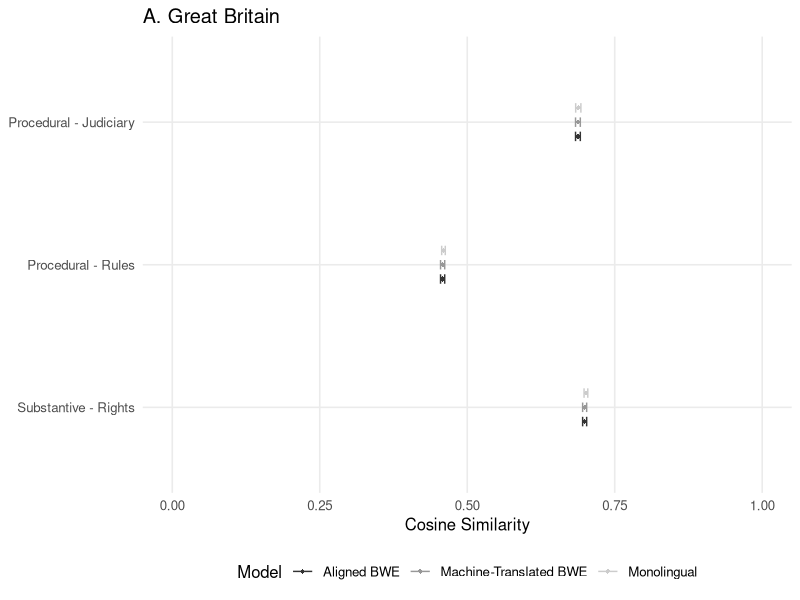
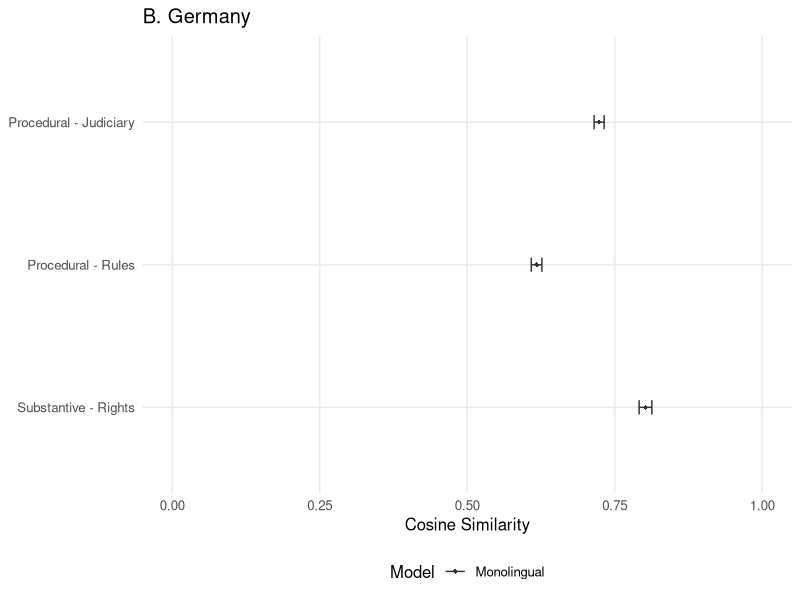
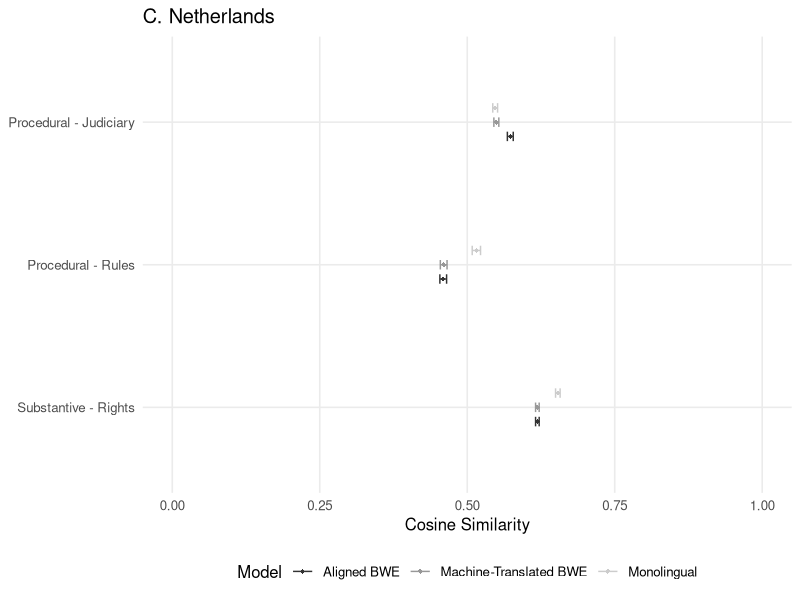
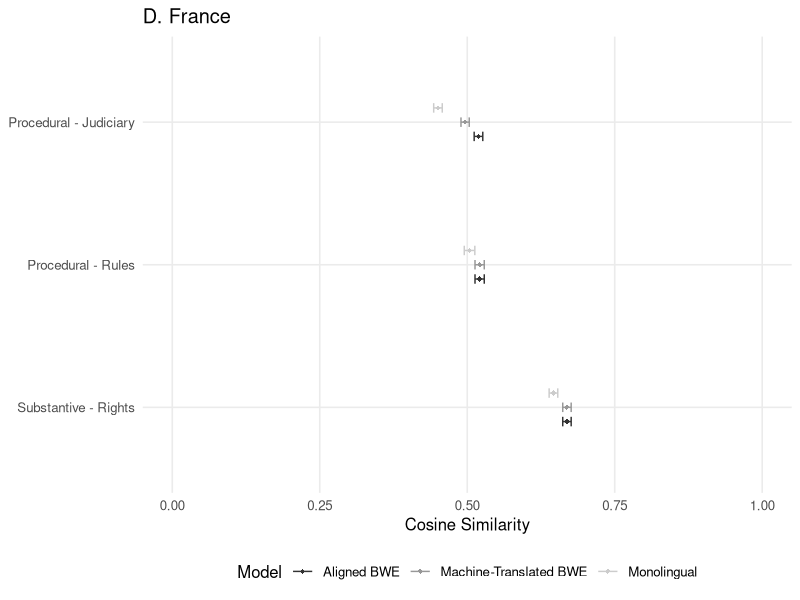
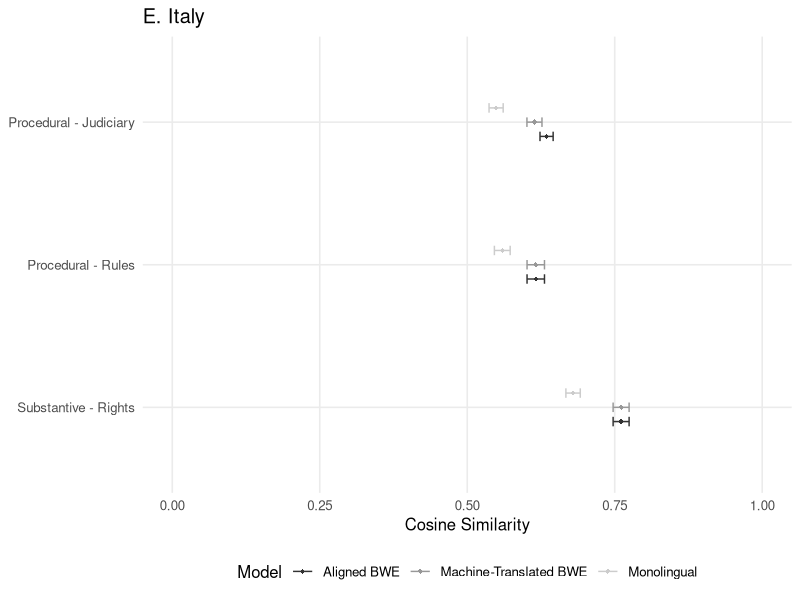
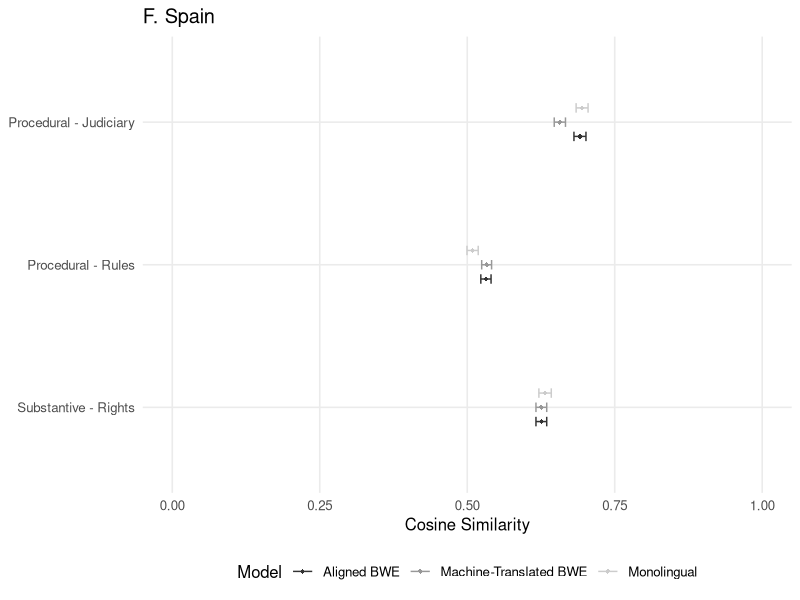
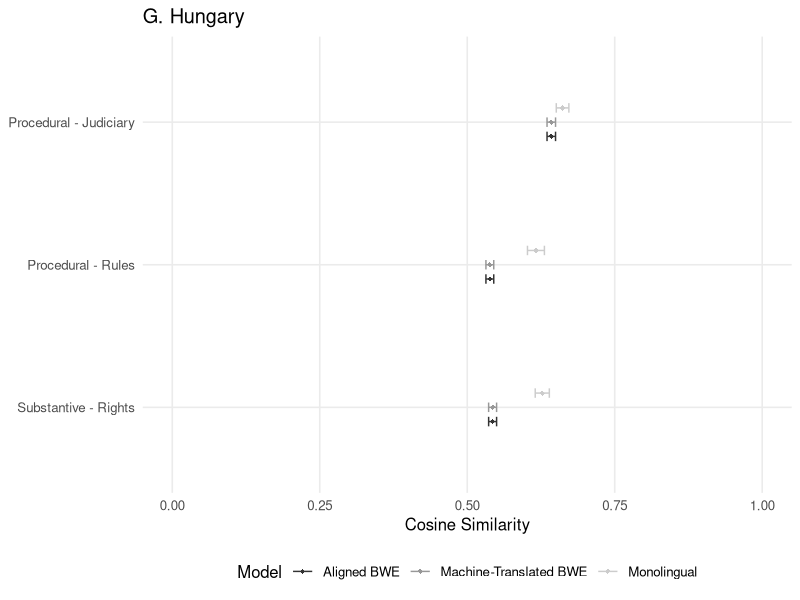
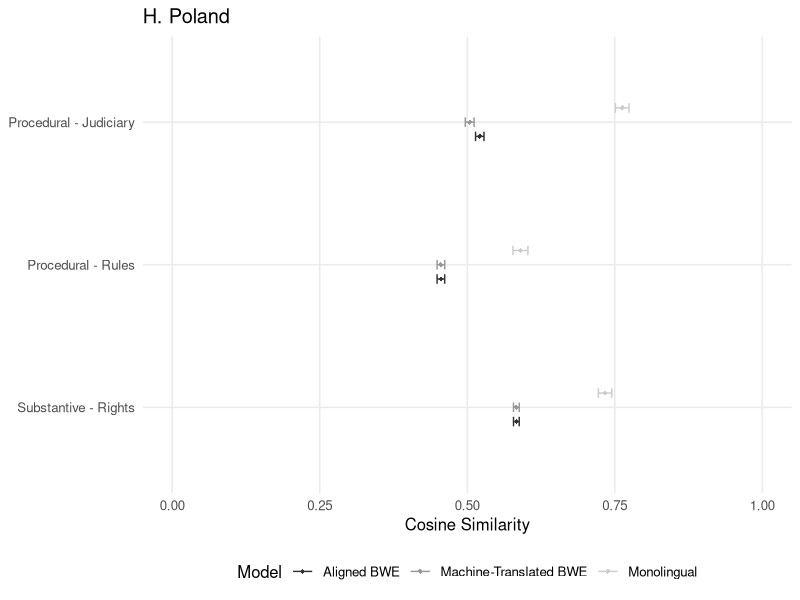

Recreate these plots in R, in order.
## Bastián González-Bustamante and Jaroslaw Kantorowicz
## Faculty of Governance and Global Affairs, Leiden University
## August 2024

## Packages
library(tidyverse)
library(ggplot2)

## Data
parlamint <- read.csv("data/tidy/summary_estimates_ParlaMint.csv", sep = ",", encoding = "UTF-8")
wjp <- read.csv("data/tidy/wjp_recalculations.csv", sep = ";")
bootstrap <- 30

## 95% CIs
parlamint$se <- parlamint$std / sqrt(bootstrap)
parlamint$lower_ci <- parlamint$cosine - 1.96 * parlamint$se
parlamint$upper_ci <- parlamint$cosine + 1.96 * parlamint$se

pdf("results/figures/crosslingual_Great_Britain.pdf", width = 6.826666666666667, height = 5.12)
png("results/figures/crosslingual_Great_Britain.png", width = (1024*2), height = (768*2), units = 'px', res = 300)
ggplot(aes(x = cosine, y = factor(cluster, levels = rev(levels(factor(cluster)))),
           color = model, group = model), data = subset(parlamint, country == "Great Britain" & cluster != "Substantive - Democracy")) +
  geom_errorbar(aes(xmin = lower_ci, xmax = upper_ci), width = 0.2, position = position_dodge(0.3)) +
  geom_point(shape = 18, size = 1.5, position = position_dodge(0.3)) + 
  scale_colour_grey(name = "Model") +
  theme_minimal(base_size = 12) + theme(legend.position = "bottom") +
  coord_cartesian(expand = TRUE, xlim = c(0, 1)) +
  theme(panel.grid.minor = element_blank()) +
  labs(y = NULL, x = "Cosine Similarity", title = "A. Great Britain", subtitle = NULL, caption = NULL)
dev.off()

pdf("results/figures/crosslingual_Germany.pdf", width = 6.826666666666667, height = 5.12)
png("results/figures/crosslingual_Germany.png", width = (1024*2), height = (768*2), units = 'px', res = 300)
ggplot(aes(x = cosine, y = factor(cluster, levels = rev(levels(factor(cluster)))),
           color = model, group = model), data = subset(parlamint, country == "Germany" & cluster != "Substantive - Democracy")) +
  geom_errorbar(aes(xmin = lower_ci, xmax = upper_ci), width = 0.1, position = position_dodge(0.3)) +
  geom_point(shape = 18, size = 1.5, position = position_dodge(0.3)) + 
  scale_colour_grey(name = "Model") +
  theme_minimal(base_size = 12) + theme(legend.position = "bottom") +
  coord_cartesian(expand = TRUE, xlim = c(0, 1)) +
  theme(panel.grid.minor = element_blank()) +
  labs(y = NULL, x = "Cosine Similarity", title = "B. Germany", subtitle = NULL, caption = NULL)
dev.off()

pdf("results/figures/crosslingual_Netherlands.pdf", width = 6.826666666666667, height = 5.12)
png("results/figures/crosslingual_Netherlands.png", width = (1024*2), height = (768*2), units = 'px', res = 300)
ggplot(aes(x = cosine, y = factor(cluster, levels = rev(levels(factor(cluster)))),
           color = model, group = model), data = subset(parlamint, country == "Netherlands" & cluster != "Substantive - Democracy")) +
  geom_errorbar(aes(xmin = lower_ci, xmax = upper_ci), width = 0.2, position = position_dodge(0.3)) +
  geom_point(shape = 18, size = 1.5, position = position_dodge(0.3)) + 
  scale_colour_grey(name = "Model") +
  theme_minimal(base_size = 12) + theme(legend.position = "bottom") +
  coord_cartesian(expand = TRUE, xlim = c(0, 1)) +
  theme(panel.grid.minor = element_blank()) +
  labs(y = NULL, x = "Cosine Similarity", title = "C. Netherlands", subtitle = NULL, caption = NULL)
dev.off()

pdf("results/figures/crosslingual_France.pdf", width = 6.826666666666667, height = 5.12)
png("results/figures/crosslingual_France.png", width = (1024*2), height = (768*2), units = 'px', res = 300)
ggplot(aes(x = cosine, y = factor(cluster, levels = rev(levels(factor(cluster)))),
           color = model, group = model), data = subset(parlamint, country == "France" & cluster != "Substantive - Democracy")) +
  geom_errorbar(aes(xmin = lower_ci, xmax = upper_ci), width = 0.2, position = position_dodge(0.3)) +
  geom_point(shape = 18, size = 1.5, position = position_dodge(0.3)) + 
  scale_colour_grey(name = "Model") +
  theme_minimal(base_size = 12) + theme(legend.position = "bottom") +
  coord_cartesian(expand = TRUE, xlim = c(0, 1)) +
  theme(panel.grid.minor = element_blank()) +
  labs(y = NULL, x = "Cosine Similarity", title = "D. France", subtitle = NULL, caption = NULL)
dev.off()

pdf("results/figures/crosslingual_Italy.pdf", width = 6.826666666666667, height = 5.12)
png("results/figures/crosslingual_Italy.png", width = (1024*2), height = (768*2), units = 'px', res = 300)
ggplot(aes(x = cosine, y = factor(cluster, levels = rev(levels(factor(cluster)))),
           color = model, group = model), data = subset(parlamint, country == "Italy" & cluster != "Substantive - Democracy")) +
  geom_errorbar(aes(xmin = lower_ci, xmax = upper_ci), width = 0.2, position = position_dodge(0.3)) +
  geom_point(shape = 18, size = 1.5, position = position_dodge(0.3)) + 
  scale_colour_grey(name = "Model") +
  theme_minimal(base_size = 12) + theme(legend.position = "bottom") +
  coord_cartesian(expand = TRUE, xlim = c(0, 1)) +
  theme(panel.grid.minor = element_blank()) +
  labs(y = NULL, x = "Cosine Similarity", title = "E. Italy", subtitle = NULL, caption = NULL)
dev.off()

pdf("results/figures/crosslingual_Spain.pdf", width = 6.826666666666667, height = 5.12)
png("results/figures/crosslingual_Spain.png", width = (1024*2), height = (768*2), units = 'px', res = 300)
ggplot(aes(x = cosine, y = factor(cluster, levels = rev(levels(factor(cluster)))),
           color = model, group = model), data = subset(parlamint, country == "Spain" & cluster != "Substantive - Democracy")) +
  geom_errorbar(aes(xmin = lower_ci, xmax = upper_ci), width = 0.2, position = position_dodge(0.3)) +
  geom_point(shape = 18, size = 1.5, position = position_dodge(0.3)) + 
  scale_colour_grey(name = "Model") +
  theme_minimal(base_size = 12) + theme(legend.position = "bottom") +
  coord_cartesian(expand = TRUE, xlim = c(0, 1)) +
  theme(panel.grid.minor = element_blank()) +
  labs(y = NULL, x = "Cosine Similarity", title = "F. Spain", subtitle = NULL, caption = NULL)
dev.off()

pdf("results/figures/crosslingual_Hungary.pdf", width = 6.826666666666667, height = 5.12)
png("results/figures/crosslingual_Hungary.png", width = (1024*2), height = (768*2), units = 'px', res = 300)
ggplot(aes(x = cosine, y = factor(cluster, levels = rev(levels(factor(cluster)))),
           color = model, group = model), data = subset(parlamint, country == "Hungary" & cluster != "Substantive - Democracy")) +
  geom_errorbar(aes(xmin = lower_ci, xmax = upper_ci), width = 0.2, position = position_dodge(0.3)) +
  geom_point(shape = 18, size = 1.5, position = position_dodge(0.3)) + 
  scale_colour_grey(name = "Model") +
  theme_minimal(base_size = 12) + theme(legend.position = "bottom") +
  coord_cartesian(expand = TRUE, xlim = c(0, 1)) +
  theme(panel.grid.minor = element_blank()) +
  labs(y = NULL, x = "Cosine Similarity", title = "G. Hungary", subtitle = NULL, caption = NULL)
dev.off()

pdf("results/figures/crosslingual_Poland.pdf", width = 6.826666666666667, height = 5.12)
png("results/figures/crosslingual_Poland.png", width = (1024*2), height = (768*2), units = 'px', res = 300)
ggplot(aes(x = cosine, y = factor(cluster, levels = rev(levels(factor(cluster)))),
           color = model, group = model), data = subset(parlamint, country == "Poland" & cluster != "Substantive - Democracy")) +
  geom_errorbar(aes(xmin = lower_ci, xmax = upper_ci), width = 0.2, position = position_dodge(0.3)) +
  geom_point(shape = 18, size = 1.5, position = position_dodge(0.3)) + 
  scale_colour_grey(name = "Model") +
  theme_minimal(base_size = 12) + theme(legend.position = "bottom") +
  coord_cartesian(expand = TRUE, xlim = c(0, 1)) +
  theme(panel.grid.minor = element_blank()) +
  labs(y = NULL, x = "Cosine Similarity", title = "H. Poland", subtitle = NULL, caption = NULL)
dev.off()

pdf("results/figures/crosslingual_judiciary.pdf", width = 6.826666666666667, height = 5.12)
png("results/figures/crosslingual_judiciary.png", width = (1024*2), height = (768*2), units = 'px', res = 300)
ggplot(aes(x = cosine, y = factor(country, levels = rev(levels(factor(country)))), color = model, group = model), 
       data = subset(parlamint, cluster == "Procedural - Judiciary")) +
  geom_errorbar(aes(xmin = lower_ci, xmax = upper_ci), width = 0.2, position = position_dodge(0.8)) +
  geom_point(shape = 18, size = 2, position = position_dodge(0.8)) + 
  scale_colour_grey(name = "Model") +
  theme_minimal(base_size = 12) + theme(legend.position = "bottom") +
  coord_cartesian(expand = TRUE, xlim = c(0, 1)) +
  theme(panel.grid.minor = element_blank()) +
  labs(y = NULL, x = "Cosine Similarity", title = NULL, subtitle = NULL, caption = NULL)
dev.off()

pdf("results/figures/crosslingual_rules.pdf", width = 6.826666666666667, height = 5.12)
png("results/figures/crosslingual_rules.png", width = (1024*2), height = (768*2), units = 'px', res = 300)
ggplot(aes(x = cosine, y = factor(country, levels = rev(levels(factor(country)))), color = model, group = model), 
       data = subset(parlamint, cluster == "Procedural - Rules")) +
  geom_errorbar(aes(xmin = lower_ci, xmax = upper_ci), width = 0.2, position = position_dodge(0.8)) +
  geom_point(shape = 18, size = 2, position = position_dodge(0.8)) + 
  scale_colour_grey(name = "Model") +
  theme_minimal(base_size = 12) + theme(legend.position = "bottom") +
  coord_cartesian(expand = TRUE, xlim = c(0, 1)) +
  theme(panel.grid.minor = element_blank()) +
  labs(y = NULL, x = "Cosine Similarity", title = NULL, subtitle = NULL, caption = NULL)
dev.off()

pdf("results/figures/crosslingual_rights.pdf", width = 6.826666666666667, height = 5.12)
png("results/figures/crosslingual_rights.png", width = (1024*2), height = (768*2), units = 'px', res = 300)
ggplot(aes(x = cosine, y = factor(country, levels = rev(levels(factor(country)))), color = model, group = model), 
       data = subset(parlamint, cluster == "Substantive - Rights")) +
  geom_errorbar(aes(xmin = lower_ci, xmax = upper_ci), width = 0.2, position = position_dodge(0.8)) +
  geom_point(shape = 18, size = 2, position = position_dodge(0.8)) + 
  scale_colour_grey(name = "Model") +
  theme_minimal(base_size = 12) + theme(legend.position = "bottom") +
  coord_cartesian(expand = TRUE, xlim = c(0, 1)) +
  theme(panel.grid.minor = element_blank()) +
  labs(y = NULL, x = "Cosine Similarity", title = NULL, subtitle = NULL, caption = NULL)
dev.off()

## Recoding WJP
wjp$constraints <- as.numeric(str_replace_all(wjp$Factor.1..Constraints.on.Government.Powers, ",", "."))
wjp$corruption <- as.numeric(str_replace_all(wjp$Factor.2..Absence.of.Corruption, ",", "."))
wjp$open_government <- as.numeric(str_replace_all(wjp$Factor.3..Open.Government, ",", "."))
wjp$rights <- as.numeric(str_replace_all(wjp$Factor.4..Fundamental.Rights, ",", "."))
wjp$security <- as.numeric(str_replace_all(wjp$Factor.5..Order.and.Security, ",", "."))
wjp$regulations <- as.numeric(str_replace_all(wjp$Factor.6..Regulatory.Enforcement, ",", "."))
wjp$civil_justice <- as.numeric(str_replace_all(wjp$Factor.7..Civil.Justice, ",", "."))
wjp$criminal_justice <- as.numeric(str_replace_all(wjp$Factor.8..Criminal.Justice, ",", "."))
wjp <- wjp %>% mutate(justice = (criminal_justice + civil_justice)/2)
wjp$WJP <- as.numeric(str_replace_all(wjp$WJP.Rule.of.Law.Index..Overall.Score, ",", "."))

wjp$constraints_weight <- 0.38/3.22 ## accountability 0.1180124
wjp$corruption_weight <- 0.46/3.22 ## corruption 0.1428571
wjp$open_government_weight <- 0.39/3.22 ## open government 0.121118
wjp$human_rights_weight <- 0.61/3.22 ## human rights 0.189441
wjp$security_weight <- 0.39/3.22 ## security 0.121118
wjp$regulations_weight <- 0.33/3.22 ## regulations 0.1024845
wjp$justice_weight <- 0.66/3.22 ## judicial independence 0.2049689

wjp <- wjp %>% mutate(WJP_Recalculated = constraints_weight*constraints +
                        corruption_weight * corruption +
                        open_government_weight * open_government +
                        human_rights_weight * rights +
                        security_weight * security +
                        regulations_weight * regulations +
                        justice_weight * justice)

wjp <- wjp %>% mutate(WJP_difference = abs(WJP - WJP_Recalculated))

wjp_order <- wjp %>% arrange(desc(WJP_difference))

wjp_selected <- wjp %>% filter(Country.Code == "POL" | 
                                 Country.Code == "HUN" | 
                                 Country.Code == "ITA" | 
                                 Country.Code == "FRA" | 
                                 Country.Code == "DEU" | 
                                 Country.Code == "ESP" | 
                                 Country.Code == "NLD" | 
                                 Country.Code == "GBR")

wjp_selected <- wjp_selected[order(-wjp_selected$WJP),]

wjp_selected <- wjp_selected %>% arrange(desc(WJP))

pdf("results/figures/recalculation_main.pdf", width = 6.826666666666667, height = 5.12)
png("results/figures/recalculation_main.png", width = (1024*2), height = (768*2), units = 'px', res = 300)
ggplot(wjp_selected, aes(y = reorder(Country.Code, WJP))) +
  geom_segment(aes(yend = Country.Code, x = WJP, xend = WJP_Recalculated)) +
  geom_point(aes(x = WJP, color = "WJP"), size = 3) + 
  geom_point(aes(x = WJP_Recalculated, color = "WJP Recalculated"), size = 4, shape = 18, alpha = 0.7) +  
  scale_colour_manual(name = NULL,  values = c("WJP Recalculated" = "black", "WJP" = "grey")) +
  theme_minimal(base_size = 12) + 
  theme(legend.position = "bottom") +
  coord_cartesian(expand = TRUE, xlim = c(0, 1)) + 
  theme(panel.grid.minor = element_blank()) +
  labs(y = NULL, x = "Rule of Law Index", title = NULL, subtitle = NULL, caption = NULL) +
  scale_y_discrete(labels = c("NLD" = "Netherlands", "DEU" = "Germany", "GBR" = "Great Britain",
                              "FRA" = "France", "ESP" = "Spain", "ITA" = "Italy", "POL" = "Poland",
                              "HUN" = "Hungary"))
dev.off()

pdf("results/figures/recalculation_addition.pdf", width = 6.826666666666667, height = 5.12)
png("results/figures/recalculation_addition.png", width = (1024*2), height = (768*2), units = 'px', res = 300)
ggplot(wjp_order[c(1:10),], aes(y = reorder(Country.Code, WJP))) +
  geom_segment(aes(yend = Country.Code, x = WJP, xend = WJP_Recalculated)) +
  geom_point(aes(x = WJP, color = "WJP"), size = 3) + 
  geom_point(aes(x = WJP_Recalculated, color = "WJP Recalculated"), size = 4, shape = 18, alpha = 0.7) +  
  scale_colour_manual(name = NULL,  values = c("WJP Recalculated" = "black", "WJP" = "grey")) +
  theme_minimal(base_size = 12) + 
  theme(legend.position = "bottom") +
  coord_cartesian(expand = TRUE, xlim = c(0, 1)) + 
  theme(panel.grid.minor = element_blank()) +
  labs(y = NULL, x = "Rule of Law Index", title = NULL, subtitle = NULL, caption = NULL) +
  scale_y_discrete(labels = c("PRT" = "Portugal", "CRI" = "Costa Rica", "ARE" = "United Arab Emirates",
                              "HRV" = "Croatia", "GEO" = "Georgia", "MNE" = "Montenegro", "PAN" = "Panama",
                              "CHN" = "China", "IRN" = "Iran", "VEN" = "Venezuela"))
dev.off()
